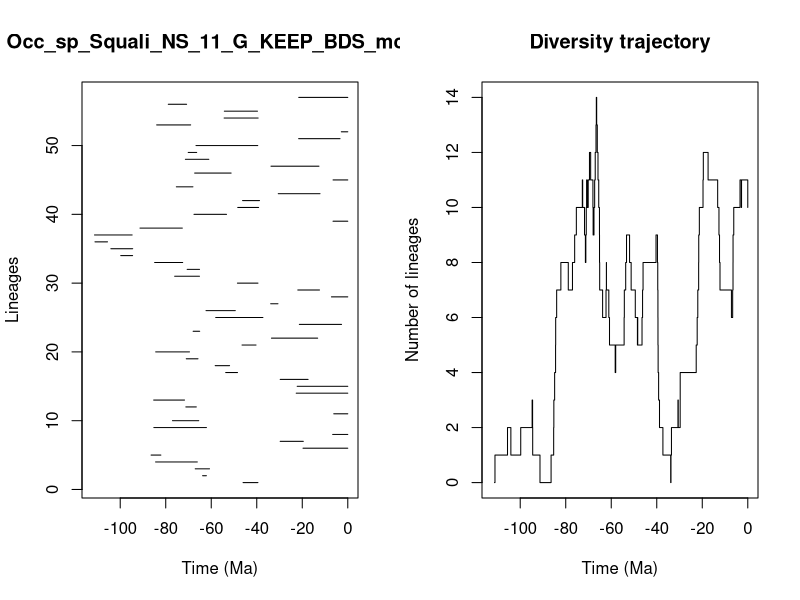

Write R code to recreate this figure.


pdf(file='../Results/Species_NS/5_MA_bins_EXT_EP_FT/pyrate_mcmc_logs/Occ_sp_Squali_NS_11_G_KEEP_BDS_mcmc_LTT.pdf',width=0.6*20, height=0.6*10)
title = "Occ_sp_Squali_NS_11_G_KEEP_BDS_mcmc"
ts=c(46.01811061939531, 63.793050678916,67.03931622401322,84.46131734496882,86.43686537952013,19.670397403386552,29.711666723306266,6.641762502310473,85.22363795541764,77.04157580807193,6.16144537027514,71.1628485461426,85.30072865794381,22.66266477235987,22.23372525300485,29.69725414029617,53.64871672398714,58.265299650146154,70.97455801921805,84.41742878796698,46.47353825152697,33.540334618464115,67.96040309903645,21.28334798053017,58.039214097787365,62.294076416291155,33.87726585507255,7.180161815545485,21.96661970276865,48.50025111251309,76.07673537952373,70.58114730295077,84.87474411736939,99.77563446690085,104.11221808290584,111.09377357983786,111.30317984306957,91.31196935445776,6.486426716839649,67.58797177903071,48.35812663660018,46.23414287254962,30.548985783126174,75.33381713992566,6.4716932567129195,67.28937044491364,33.74717266908083,71.36241760107059,70.12337472434578,66.70034135585162,21.58855722529022,2.831683437299886,83.98605207263367,54.3411919579486,54.252137252792885,78.87884512069992,21.549279164324293)
te=c(39.484578588979154, 62.13510775742509,60.764136716022286,66.12988925990393,82.13946690897369,0.0,19.539272518819278,0.0,62.10985391938295,65.49665319564697,0.0,66.5539962968056,71.74504694460242,0.0,0.0,17.443001088872172,48.45054993746253,51.94789067368142,65.8226048231888,69.56789502069479,40.32550365783907,13.234187460780662,65.08190695868079,2.739279343357603,37.29626501332267,49.432313956567064,30.688244776354686,0.0,12.41794211511409,39.463828426943145,65.17950100804983,65.15346254270922,72.54974586244462,94.55973651789824,94.51976358397884,105.58749515412941,94.76492666717368,72.71278572252102,0.0,53.28510272102597,39.181549146471674,38.79278790144088,12.207706038015301,68.05295981351414,0.0,51.25349668105821,12.66399849171056,61.06720017993232,66.40005230763433,39.56140882953349,3.4052563293484903,0.0,69.04676889321304,39.3969520983016,39.689706105692245,70.83203426457605,0.0)
div_traj=c(0, 1,2,1,2,3,2,1,0,1,2,3,4,5,6,7,8,7,8,9,10,11,10,9,8,9,10,11,10,11,12,11,10,9,10,11,12,13,14,13,12,11,10,9,8,7,6,7,8,7,6,5,4,5,6,7,8,9,8,7,6,5,6,5,6,7,8,9,8,7,6,5,4,3,2,1,0,1,2,3,2,3,4,5,6,7,8,9,10,11,12,11,10,9,8,7,6,7,8,9,10,11,10,11,10)
time_events=c(111.30317984306957, 111.09377357983786,105.58749515412941,104.11221808290584,99.77563446690085,94.76492666717368,94.55973651789824,94.51976358397884,91.31196935445776,86.43686537952013,85.30072865794381,85.22363795541764,84.87474411736939,84.46131734496882,84.41742878796698,83.98605207263367,82.13946690897369,78.87884512069992,77.04157580807193,76.07673537952373,75.33381713992566,72.71278572252102,72.54974586244462,71.74504694460242,71.36241760107059,71.1628485461426,70.97455801921805,70.83203426457605,70.58114730295077,70.12337472434578,69.56789502069479,69.04676889321304,68.05295981351414,67.96040309903645,67.58797177903071,67.28937044491364,67.03931622401322,66.70034135585162,66.5539962968056,66.40005230763433,66.12988925990393,65.8226048231888,65.49665319564697,65.17950100804983,65.15346254270922,65.08190695868079,63.793050678916,62.294076416291155,62.13510775742509,62.10985391938295,61.06720017993232,60.764136716022286,58.265299650146154,58.039214097787365,54.3411919579486,54.252137252792885,53.64871672398714,53.28510272102597,51.94789067368142,51.25349668105821,49.432313956567064,48.50025111251309,48.45054993746253,48.35812663660018,46.47353825152697,46.23414287254962,46.01811061939531,40.32550365783907,39.689706105692245,39.56140882953349,39.484578588979154,39.463828426943145,39.3969520983016,39.181549146471674,38.79278790144088,37.29626501332267,33.87726585507255,33.74717266908083,33.540334618464115,30.688244776354686,30.548985783126174,29.711666723306266,29.69725414029617,22.66266477235987,22.23372525300485,21.96661970276865,21.58855722529022,21.549279164324293,21.28334798053017,19.670397403386552,19.539272518819278,17.443001088872172,13.234187460780662,12.66399849171056,12.41794211511409,12.207706038015301,7.180161815545485,6.641762502310473,6.486426716839649,6.4716932567129195,6.16144537027514,3.4052563293484903,2.831683437299886,2.739279343357603,0.0)
                par(mfrow=c(1,2))
                L = length(ts)
                plot(ts, 1:L , xlim=c(-max(ts)-1,0), pch=20, type="n", main=title,xlab="Time (Ma)",ylab="Lineages")
                for (i in 1:L){segments(x0=-te[i],y0=i,x1=-ts[i],y1=i)}    
                t = -time_events
                plot(div_traj ~ t,type="s", main = "Diversity trajectory",xlab="Time (Ma)",ylab="Number of lineages",xlim=c(-max(ts)-1,0))
                abline(v=c(65,200,251,367,445),lty=2,col="gray")
                
